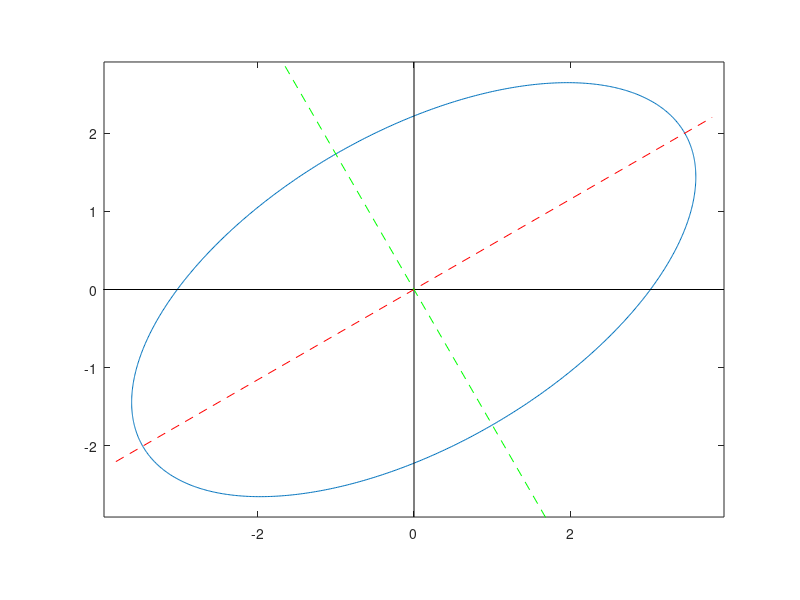
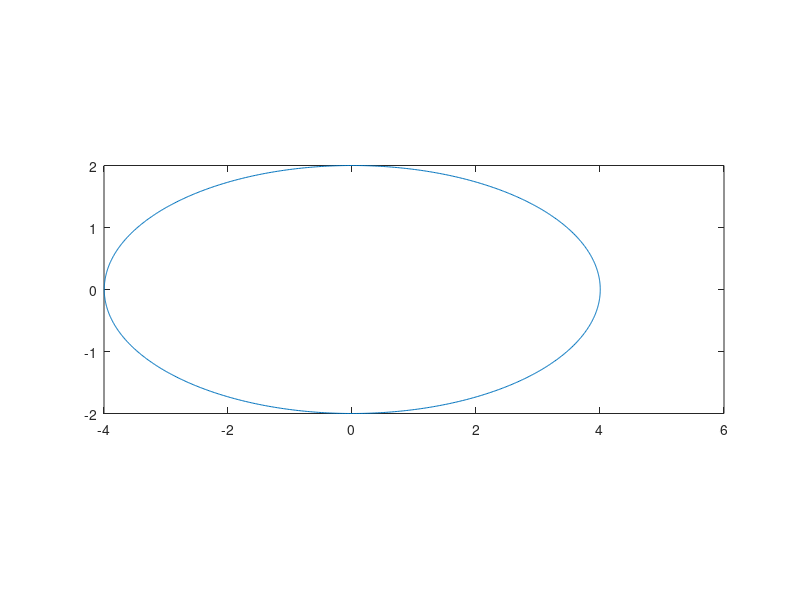

The MATLAB script that drew these images, in order:
%% GEN_Principal_Axes.m
%% Author: Timothy Williams
%% Date:   20130619, 08:39:24 CEST

function [xy_rel,xy_av,U] = GEN_Principal_Axes(xy)

DO_TEST  = 0;
if nargin==0
   DO_TEST  = 1;

   %%Unrotated ellipse for testing;
   a     = 4;%%make a>b so R(:,1) (rotation of x axis) is major axis
   b     = 2;
   th    = linspace(0,2*pi,1000)';
   x0    = a*cos(th);
   y0    = b*sin(th);

   %%Rotate ellipse:
   rot   = pi/6;
   R     = [cos(rot) -sin(rot);sin(rot) cos(rot)];
   xy    = [x0 y0]*R';

   %%Translate ellipse:
   x1 = .2;
   y1 = .4;
   xy(:,1)  = xy(:,1)+x1;
   xy(:,2)  = xy(:,2)+y1;

   %%Correct principal axes;
   r1 = R(:,1)
   r2 = R(:,2)
end




%% subtract mean & find principal values:
%% xy = [x y]: N x 2 matrix
xy_av = mean(xy);
for j=1:2
   xy(:,j)  = xy(:,j)-xy_av(j);
end
A           = xy'*xy;%%(2 x N).(N x 2) = (2 x 2) 
[U,Lam,V]   = svd(A);
%%
xy_rel      = xy*U;%%(U'*xy')'


if DO_TEST==1
   x  = xy(:,1);
   y  = xy(:,2);
   plot(x,y)
   %%
   hold on;
   daspect([1 1 1]);
   X  = 1.1*max(x);
   Y  = 1.1*max(y);
   axis([ X*[-1 1],Y*[-1 1] ]);
   %%
   plot(X*[-1 1],[0 0],'k')
   plot([0 0],Y*[-1 1],'k')
   %%
   rr    = {r1,r2};
   colin = {'--r','--g'};
   for j=1:2
      vv = rr{j};
      xx = 1.1*max(a,b)*vv(1)*[-1 1];
      yy = 1.1*max(a,b)*vv(2)*[-1 1];
      plot(xx,yy,colin{j});
   end

   hold off;

   figure(2);
   x  = xy_rel(:,1);
   y  = xy_rel(:,2);
   plot(x,y)
   daspect([1 1 1]);

end
